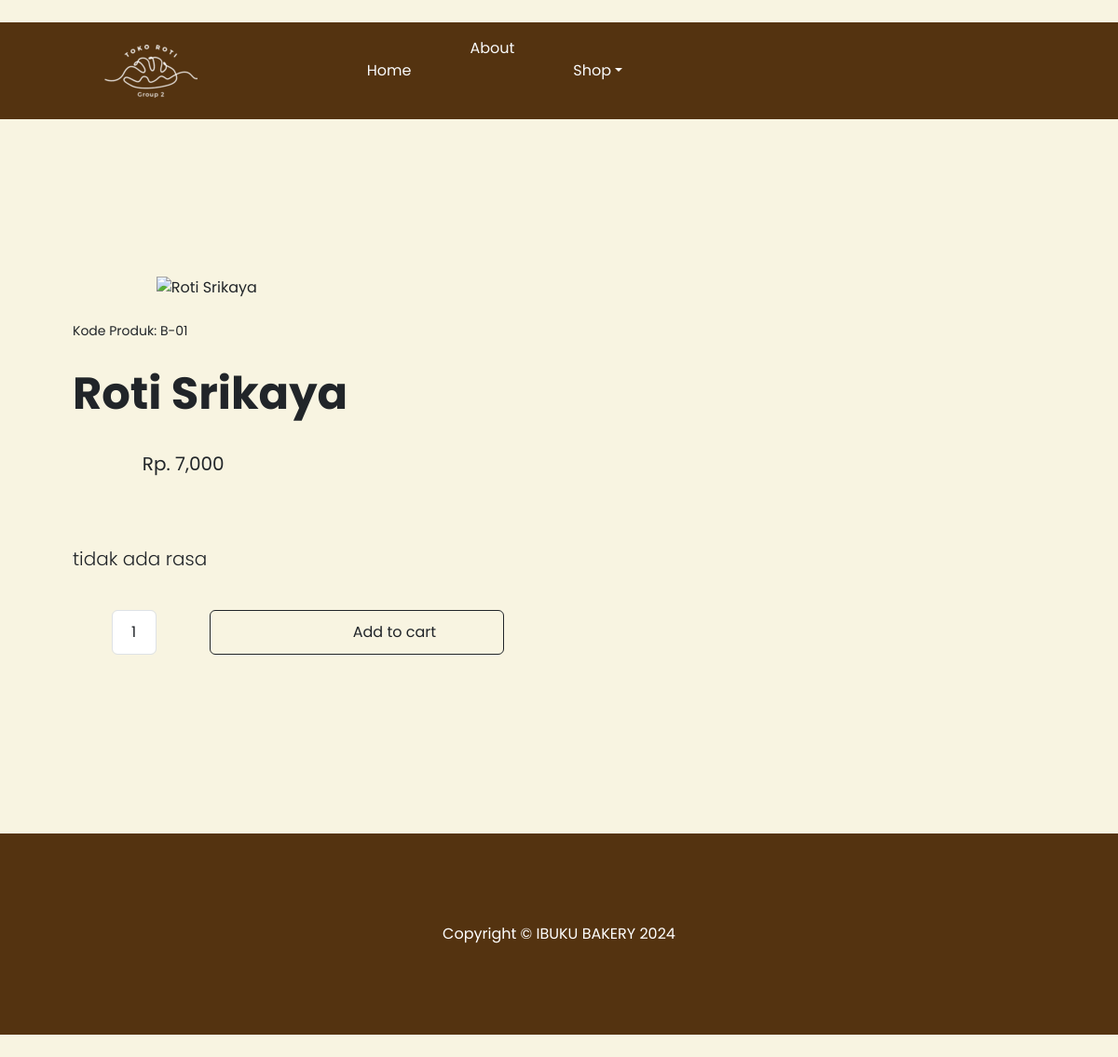
The app's page /menu/items.php?kp=B-01 with its own data.
### tables this page shows
CREATE TABLE `produk` (
  `idproduk` int(11) NOT NULL,
  `kode_produk` varchar(50) DEFAULT NULL,
  `nama_produk` varchar(50) NOT NULL,
  `deskripsi` varchar(50) NOT NULL,
  `harga` int(11) DEFAULT NULL,
  `stok` int(11) DEFAULT NULL,
  `gambar` varchar(60) DEFAULT NULL
);

### menu/items.php (the view, shortened to what this page needs)
<?php
require '../function.php';
if(isset($_GET['kp'])){
    $kode_produk = $_GET['kp'];
    $ambilproduk = mysqli_query($con, "SELECT * FROM produk WHERE kode_produk='$kode_produk'");
    $produk = mysqli_fetch_array($ambilproduk);
    $namaproduk = $produk['nama_produk'];
    $deskripsi = $produk['deskripsi'];
    $harga = $produk['harga'];
    $gambar = $produk['gambar'];
    }
else {
    header("Location: ../menu.php");
    exit;
}
?>
<!DOCTYPE html>
<html lang="en">
  <head>
    <link href="https://cdn.jsdelivr.net/npm/bootstrap@5.3.3/dist/css/bootstrap.min.css" rel="stylesheet" rel="stylesheet" />
    <link href="../css/main.min.css" rel="stylesheet" />
    <link rel="stylesheet" href="../css/style.css">
  </head>
  <body class="bg-lightcream">
    <nav class="navbar navbar-expand-lg navbar-darkbrown bg-darkbrown">
      <div class="container px-4 px-lg-5">
        <img src="../assets/logo.png" alt="IBUKU BAKERY" href="../menu.php">
        <div class="collapse navbar-collapse" id="navbarSupportedContent">
          <ul class="navbar-nav me-auto mb-2 mb-lg-0 ms-lg-4">
            <li class="nav-item">
              <a class="nav-link active text-light" aria-current="page" href="../menu.php">Home</a>
            </li>
            <li class="nav-item"><a class="nav-link text-light" href="#!">About</a></li>
            <li class="nav-item dropdown">
              <a class="nav-link dropdown-toggle text-light" id="navbarDropdown" href="#" role="button" data-bs-toggle="dropdown" aria-expanded="false">Shop</a>
            </li>
          </ul>
        </div>
      </div>
    </nav>
    <section class="py-5">
      <div class="container px-4 px-lg-5 my-5">
        <div class="row gx-4 gx-lg-5 align-items-center">
          <div class="col-md-6">
            <img class="card-img-top mb-5 mb-md-0" src="<?=$gambar;?>" alt="<?=$namaproduk;?>" />
          </div>
          <div class="col-md-6">
            <div class="small mb-1">Kode Produk: <?=$kode_produk;?></div>
            <h1 class="display-5 fw-bolder"><?=$namaproduk;?></h1>
            <div class="fs-5 mb-5">
              <span>Rp. <?=number_format($harga);?></span>
            </div>
            <p class="lead"><?=$deskripsi;?></p>
            <div class="d-flex">
              <input class="form-control text-center me-3" id="inputQuantity" type="num" value="1" style="max-width: 3rem" />
              <button class="btn btn-outline-dark flex-shrink-0" type="button">
                Add to cart
              </button>
            </div>
          </div>
        </div>
      </div>
    </section>
    <footer class="py-5 bg-darkbrown">
      <div class="container">
        <p class="m-0 text-center text-white">Copyright &copy; IBUKU BAKERY 2024</p>
      </div>
    </footer>
  </body>
</html>

### css/style.css (style rules this page uses)
:root { --bs-body-font-family: "Poppins", sans-serif; }

### records on screen
produk: nama_produk "Roti Srikaya", harga "7,000", deskripsi "tidak ada rasa"

### other values on screen
$kode_produk "B-01"
